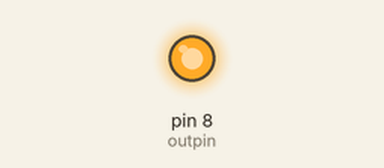
Simulated run of this sketch. Board: Arduino Uno, built with avr-gcc and run on an emulated ATmega328P. Shown: output pins drawn as LEDs (lit = HIGH).

Above: at 0.85 s.
At 3.7 s:
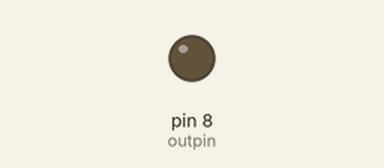
Timing chart, 0 to 8.1 s (numbered marks = the images above):
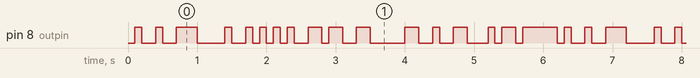

The sketch:

kadai5_transmitter.ino
```cpp
int outpin = 8;
char pp[9] = "ICT23024";
int dly = 100;
int dly2 = 500;

void setup() {
  pinMode(outpin, OUTPUT);
  digitalWrite(outpin, HIGH);
}

void loop() {
  digitalWrite(outpin, 0);
  delay(dly);
for (int i = 0; i < 8; i++) {
  char currentChar = pp[i];
  for (int j = 0; j < 7; j++) {
    digitalWrite(outpin, bitRead(currentChar, j));
    delay(dly);
  }
}
  digitalWrite(outpin, 1);
  delay(dly2);
}
```

Measured:
- by itself, pin 8 (outpin): moves between LOW and HIGH, repeating every 6.2 s
- by itself, everything shown: repeats every 6.2 s, in 34 steps
